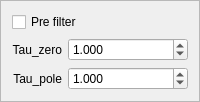
       <widget class="QFrame" name="frame_pre_filter">
        <property name="sizePolicy">
         <sizepolicy hsizetype="Expanding" vsizetype="Preferred">
          <horstretch>1</horstretch>
          <verstretch>0</verstretch>
         </sizepolicy>
        </property>
        <property name="frameShape">
         <enum>QFrame::StyledPanel</enum>
        </property>
        <property name="frameShadow">
         <enum>QFrame::Raised</enum>
        </property>
        <layout class="QGridLayout" name="gridLayout">
         <item row="0" column="0" colspan="2">
          <widget class="QCheckBox" name="checkBox_pre_use">
           <property name="text">
            <string>Pre filter</string>
           </property>
          </widget>
         </item>
         <item row="1" column="0">
          <widget class="QLabel" name="label_pre_tau_zero">
           <property name="text">
            <string>Tau_zero</string>
           </property>
           <property name="alignment">
            <set>Qt::AlignRight|Qt::AlignTrailing|Qt::AlignVCenter</set>
           </property>
          </widget>
         </item>
         <item row="1" column="1">
          <widget class="QDoubleSpinBox" name="edit_pre_tau_zero">
           <property name="sizePolicy">
            <sizepolicy hsizetype="Expanding" vsizetype="Fixed">
             <horstretch>0</horstretch>
             <verstretch>0</verstretch>
            </sizepolicy>
           </property>
           <property name="decimals">
            <number>3</number>
           </property>
           <property name="value">
            <double>1.000000000000000</double>
           </property>
          </widget>
         </item>
         <item row="2" column="0">
          <widget class="QLabel" name="label_pre_tau_pole">
           <property name="text">
            <string>Tau_pole</string>
           </property>
           <property name="alignment">
            <set>Qt::AlignRight|Qt::AlignTrailing|Qt::AlignVCenter</set>
           </property>
          </widget>
         </item>
         <item row="2" column="1">
          <widget class="QDoubleSpinBox" name="edit_pre_tau_pole">
           <property name="sizePolicy">
            <sizepolicy hsizetype="Expanding" vsizetype="Fixed">
             <horstretch>0</horstretch>
             <verstretch>0</verstretch>
            </sizepolicy>
           </property>
           <property name="decimals">
            <number>3</number>
           </property>
           <property name="value">
            <double>1.000000000000000</double>
           </property>
          </widget>
         </item>
        </layout>
       </widget>
